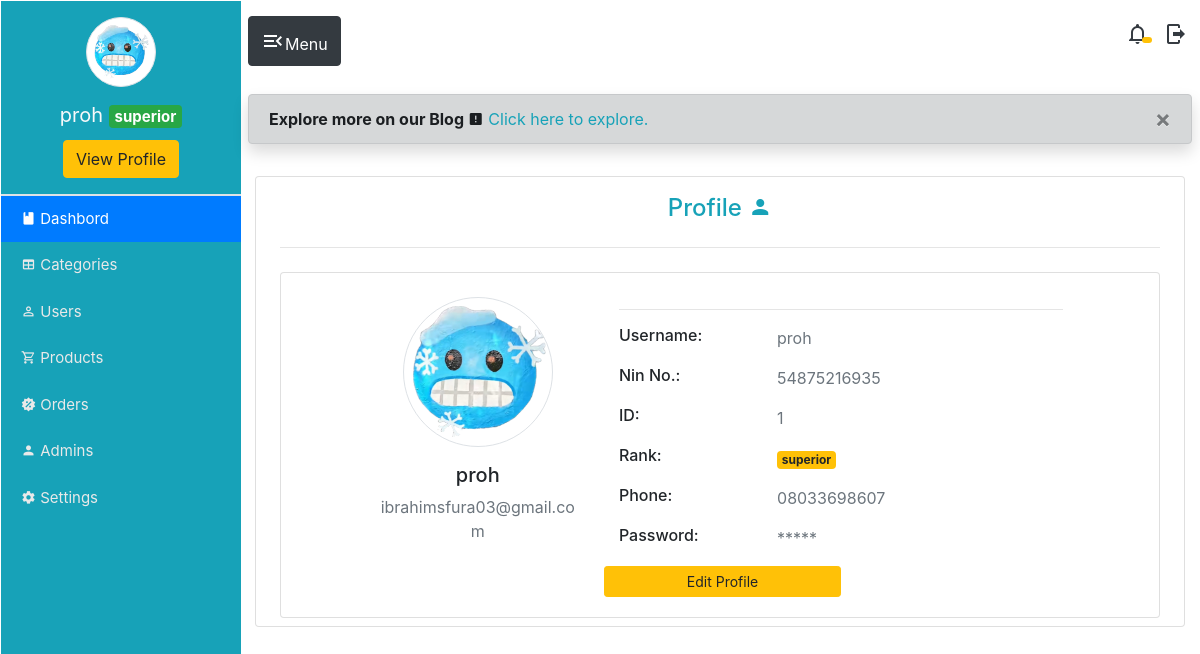
Page /admin/view_profile.php?u_id=1 (signed in) on the committed database.
### tables this page shows
CREATE TABLE `admin_list` (
  `admin_id` int(255) NOT NULL,
  `admin_name` varchar(255) NOT NULL,
  `admin_email` varchar(255) NOT NULL,
  `admin_image` text NOT NULL,
  `admin_rank` varchar(255) NOT NULL,
  `admin_phone` varchar(255) NOT NULL,
  `admin_password` varchar(22) NOT NULL,
  `admin_nin` varchar(11) NOT NULL
);

### admin/view_profile.php (the view, shortened to what this page needs)
<?php
include "includes/admin_header.php";
include "../includes/db.php";
?>
<?php include "includes/navigation.php"; ?>
<div class="main">
    <div class="shadow alert alert-dark alert-dismissible fade show mx-2 my-2">
        <button type="button" class="close" data-dismiss="alert">&times;</button>
        <strong>Explore more on our Blog <span class="mdi mdi-alert-box"></span></strong>
        <a href="" class="text-info" style="text-decoration: none;">Click here to explore.</a>
    </div>
    <?php
    if (isset($_GET['u_id'])) {
        $the_admin_id = $_GET['u_id'];
        $query = "SELECT * FROM admin_list WHERE admin_id = {$the_admin_id}";
        $select_admin_query = mysqli_query($connection, $query);
        while ($row = mysqli_fetch_assoc($select_admin_query)) {
            $admin_id = $row['admin_id'];
            $admin_name = $row['admin_name'];
            $admin_nin = $row['admin_nin'];
            $admin_email = $row['admin_email'];
            $admin_image = $row['admin_image'];
            $admin_rank = $row['admin_rank'];
            $admin_phone = $row['admin_phone'];
            $admin_password = $row['admin_password'];
    ?>
            <div class="mainBody">
                <section id="settings" class="pt-4">
                    <div class="container">
                        <div class="row">
                            <div class="col-md-12">
                                <div class="card px-4">
                                    <h4 class="card-text text-center text-info pt-3">Profile <span class="mdi mdi-account"></span></h4>
                                    <hr>
                                    <div class="card my-2">
                                        <div class="row justify-content-center">
                                            <div class="col-md-10">
                                                <div class="">
                                                    <div class="row no-gutters">
                                                        <div class="col-md-4">
                                                            <div class="profile-img-container text-center p-4">
                                                                <img src="../image/<?php echo $admin_image; ?>"
                                                                    class="rounded-circle img-fluid border"
                                                                    alt="User Image"
                                                                    style="width: 150px; height: 150px;">
                                                                <h5 class="mt-3"><?php echo $admin_name; ?></h5>
                                                                <p class="text-muted"><?php echo $admin_email; ?></p>
                                                            </div>
                                                        </div>
                                                        <div class="col-md-8">
                                                            <div class="card-body">
                                                                <hr>
                                                                <div class="row mb-3">
                                                                    <div class="col-sm-4">
                                                                        <h6 class="mb-0">Username:</h6>
                                                                    </div>
                                                                    <div class="col-sm-8 text-secondary">
                                                                        <?php echo $admin_name; ?>
                                                                    </div>
                                                                </div>
                                                                <div class="row mb-3">
                                                                    <div class="col-sm-4">
                                                                        <h6 class="mb-0">Nin No.:</h6>
                                                                    </div>
                                                                    <div class="col-sm-8 text-secondary">
                                                                        <?php echo $admin_nin; ?>
                                                                    </div>
                                                                </div>
                                                                <div class="row mb-3">
                                                                    <div class="col-sm-4">
                                                                        <h6 class="mb-0">ID:</h6>
                                                                    </div>
                                                                    <div class="col-sm-8 text-secondary">
                                                                        <?php echo $admin_id; ?>
                                                                    </div>
                                                                </div>
                                                                <div class="row mb-3">
                                                                    <div class="col-sm-4">
                                                                        <h6 class="mb-0">Rank:</h6>
                                                                    </div>
                                                                    <div class="col-sm-8 text-secondary">
                                                                        <span class=" badge badge-warning">
                                                                            <?php echo $admin_rank; ?>
                                                                        </span>
                                                                    </div>
                                                                </div>
                                                                <div class="row mb-3">
                                                                    <div class="col-sm-4">
                                                                        <h6 class="mb-0">Phone:</h6>
                                                                    </div>
                                                                    <div class="col-sm-8 text-secondary">
                                                                        <?php echo $admin_phone; ?>
                                                                    </div>
                                                                </div>
                                                                <div class="row mb-3">
                                                                    <div class="col-sm-4">
                                                                        <h6 class="mb-0">Password:</h6>
                                                                    </div>
                                                                    <div class="col-sm-8 text-secondary">
                                                                        <?php echo str_repeat('*', strlen($admin_password)); ?>
                                                                    </div>
                                                                </div>
                                                                <div class="row">
                                                                    <?php
                                                                    echo "<a href='settings.php?u_id={$admin_id}' class='w-50'>
                                <button class='btn btn-warning btn-block btn-sm'>Edit Profile</button>
                                </a>";
                                                                    ?>
                                                                </div>
                                                            </div>
                                                        </div>
                                                    </div>
                                                </div>
                                            </div>
                                        </div>
                                    </div>
                            <?php
                        }
                    }
                            ?>
                                </div>
                            </div>
                        </div>
                </section>
            </div>
</div>
<?php include "includes/admin_footer.php"; ?>

### admin/includes/admin_header.php (shortened to what this page needs)
<!DOCTYPE html>
<html lang="en">
<head>
    <link rel="stylesheet" href="./css/css/bootstrap.css" />
    <link rel="stylesheet" href="./css/css/css/materialdesignicons.min.css" />
    <link rel="stylesheet" href="./css/css/bootstrap.min.css">
    <link rel="stylesheet" href="./css/style.css">
</head>
<body>
    <div class="header mb-1">
        <div class="clearfix my-3 mx-2">
            <div class="float-left">
                <button class="btn btn-dark"><span class="mdi mdi-menu-open mdi-24px"></span>Menu</button>
            </div>
            <div class="float-right">
                <a href="./notifications.php" class="mx-1"><span class="mdi mdi-bell-outline mdi-24px text-dark"><span class="badge badge-warning text-warning ml-n2" style="width: 1px; height: 1px;"> </span></span></a>
                <?php
                echo "<a href='./admin_logout.php' class='mx-1'><span class='mdi mdi-logout mdi-24px text-dark'></span></a>";
                ?>
            </div>
        </div>
    </div>

### admin/includes/navigation.php (shortened to what this page needs)
<div class="sidenav bg-info">
    <div class="topnav">
        <?php
        if (isset($_SESSION['admin_id'])) {
            $admin_id = $_SESSION['admin_id'];
            $query = "SELECT * FROM admin_list WHERE admin_id = {$admin_id}";
            $select_admin_query = mysqli_query($connection, $query);
            while ($row = mysqli_fetch_assoc($select_admin_query)) {
                $admin_name = $row['admin_name'];
                $admin_rank = $row['admin_rank'];
                $admin_image = $row['admin_image'];
                echo "<img src='../image/$admin_image' alt='Profile image' class='img img-thumbnail rounded-circle mx-auto mt-3' width=''>";
        ?>
                <h5 class="text-center font-weight-normal mx-auto mt-3 text-light">
                    <?php
                    echo $admin_name;
                    ?>
                    <span class="badge badge-success"><?php
                                                        echo $admin_rank;
                                                        ?>
                    </span>
                </h5>
                <?php
                echo "<a href='view_profile.php?u_id={$admin_id}' class='btn btn-warning mx-auto mt-1 '>View Profile</a>";
                ?>
    </div>
    <hr class="border">
    <div class="navmain mt-n3">
        <ul class="list-group list-group-flush">
            <a href="admin_dashboard.php" class="navlink">
                <li class="navlist list-group-item active">
                    <span class="mdi mdi-book"></span> Dashbord
                </li>
            </a>
            <a href="./categories.php" class="navlink">
                <li class="navlist list-group-item">
                    <span class="mdi mdi-table"></span> Categories
                </li>
            </a>
            <a href="./users.php" class="navlink">
                <li class="navlist list-group-item">
                    <span class="mdi mdi-account-outline"></span>
                    Users
                </li>
            </a>
            <a href="./products.php" class="navlink">
                <li class="navlist list-group-item">
                    <span class="mdi mdi-cart-outline"></span>
                    Products
                </li>
            </a>
            <a href="./orders.php" class="navlink">
                <li class="navlist list-group-item">
                    <span class="mdi mdi-sale"></span> Orders
                </li>
            </a>
            <a href="./admin.php" class="navlink">
                <li class="navlist list-group-item">
                    <span class="mdi mdi-account"></span> Admins
                </li>
            </a>
            <?php
                echo "<a href='settings.php?u_id={$admin_id}' class='navlink'>
                <li class='navlist list-group-item'>
                    <span class='mdi mdi-cog'></span> Settings
                </li>
            </a>";
            ?>
        </ul>
    </div>
</div>
<?php
            }
        }
?>

### admin/includes/admin_footer.php (shortened to what this page needs)
</body>
</html>

### admin/css/style.css (style rules this page uses)
.header { width: 80%; float: right; }
.sidenav { width: 20%; margin: 1px; position: absolute; height: 100vh; position: fixed; }
.topnav { text-align: center; justify-content: center; display: grid; }
.img { border-radius: 90%!important; height: 70px; width: 70px }
.navmain { justify-content: center; }
.navlist { list-style-type: none; color: rgb(233, 233, 233); font-size: 15px; background-color: transparent; }
.main { width: 80%; float: right; position: relative; }

### rows in the picture
admin_list: admin_image (picture), admin_name "proh", admin_rank "superior", admin_email "ibrahimsfura03@gmail.com", admin_nin "54875216935", admin_id "1", admin_phone "08033698607", admin_password "*****"
